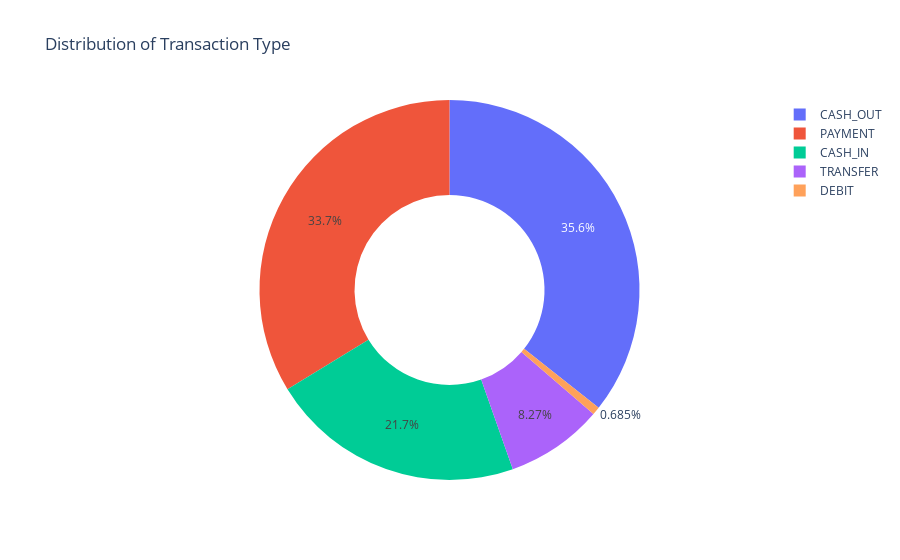

Notebook source saved alongside this figure:
### Code cell
type= data['type'].value_counts()
transaction= type.index
quantity = type.values

import plotly.express as px
figure = px.pie(data,
               values=quantity,
               names=transaction,hole=0.5,
               title="Distribution of Transaction Type")
figure.show()

### Figure 1 — Plotly figure (JSON) as saved in the notebook; plotly's stock layout.template omitted (floating-point values rounded to 4 significant figures)
{"data": [{"domain": {"x": [0, 1], "y": [0, 1]}, "hole": 0.5, "hovertemplate": "label=%{label}<br>value=%{value}<extra></extra>", "labels": ["CASH_OUT", "PAYMENT", "CASH_IN", "TRANSFER", "DEBIT"], "legendgroup": "", "name": "", "showlegend": true, "type": "pie", "values": [373641, 353873, 227130, 86753, 7178]}], "layout": {"legend": {"tracegroupgap": 0}, "title": {"text": "Distribution of Transaction Type"}}}
